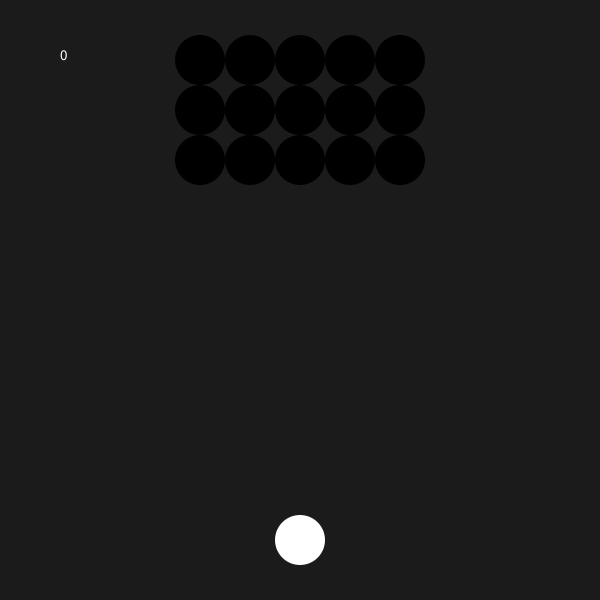
Frame 1 (no input)
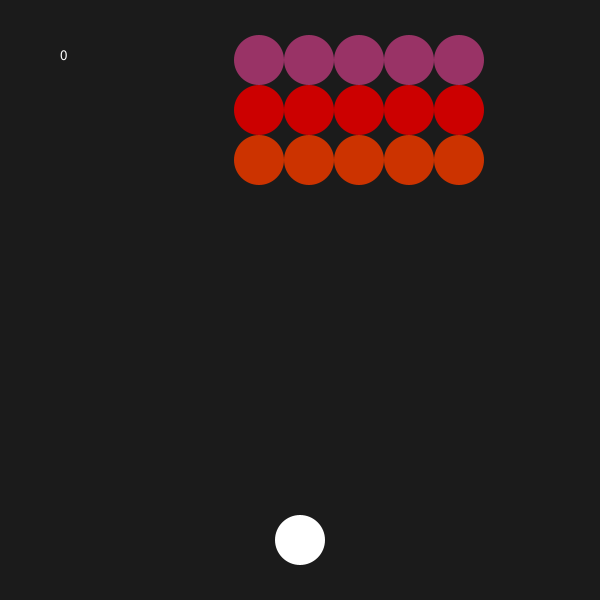
Frame 60 (the mouse pressed at the canvas centre just before this capture)
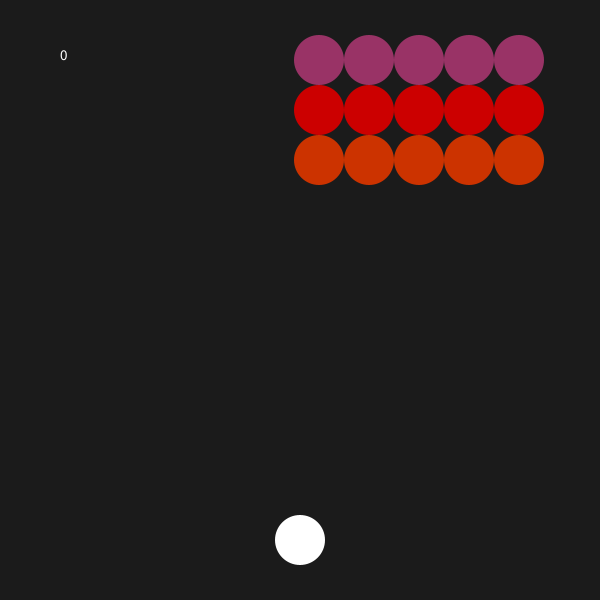
Frame 120 (the mouse held since frame 60 and released just before this capture)

The Processing sketch that drew these frames (run headless with seeded random() and noise(); from frame 60 on, the mouse is pressed at the canvas centre):

// Processing sketch: test
// ── test.pde
//test

/*

A set number (more than one) of "lives". (YES)
The ability to play/pause the game. (maybe toggle ability to shoot player projectile 
The ability to reset the game. (YES)
Some continuation of the game if all the enemies have been destroyed.
Different kinds of enemies (possible differences are movement, health, speed, etc)

--------------------------------------------------------------------------------------

GAMEPLAY:

Press LEFT/RIGHT arrow keys to move player
Press 's' to start enemy projectiles
Press 'r' to create a new grid of enemies
Press ' ' to fire player projectiles
Press 'p' to "freeze" game

Points are displayed in the top lefthand corner, with points being awarded as such:
Top row aliens = 30 pts
Middle row aliens = 20 pts
Bottom row aliens = 10 pts


*/

// ── classes.pde

class alien
{

  //instance variables
  PVector center;
  int xspeed;
  int yspeed;
  int bsize;
  color col;
  int aLives;

  //default constructor
  alien(PVector p, int s)
  {
    bsize = s;
    center = new PVector(p.x, p.y);
  }


  boolean collisionCheck(alien other)
  {
    return ( this.center.dist(other.center)
      <= (this.bsize/2 + other.bsize/2) );
  }//collisionCheck



  //visual behavior
  void display()
  {
    fill(col);
    circle(center.x, center.y, bsize);
  }//display

  //movement behavior
  void move()
  {
    if (center.x > width - bsize/2 ||
      center.x < bsize/2) {

      xspeed*= -1;
    }
    if (center.y > height - bsize/2 ||
      center.y < bsize/2) {
      yspeed*= -1;
    }
    if (alienRite == true) {
      center.x+=1;
    } else if (alienRite != true) {
      center.x-=1;
    }
    center.y+= yspeed;
  }//move
  void Amove()
  {
    if (center.x > width - bsize/2 ||
      center.x < bsize/2) {

      xspeed*= -1;
    }
    if (center.y > height - bsize/2 ||
      center.y < bsize/2) {
      yspeed*= -1;
    }
    center.y+= 10;
  }
  
  void alienHit() {

    aLives--;

    // }
  }

}//Ball

// ── othercode.pde
alien[][] grid;
player[] test;
//actual player
player play;
//player projectile
player pProjectile;
//alien projectile
alien aProjectile;


//checks if the grid is moving right. if it is it continues until it hits the border, then it will move down and change to false (going left)
boolean alienRite;
//if 'fire' == true, the play projectile is launched. 'fire' is set to true when '' is pressed
boolean fire = false;
boolean startGame = false;
//size of circle
int bSize = 50;
int gridRows = 3;
int gridCols = 5;
int sec = second();
int score = 0;

void setup () {
  size (600, 600);
  frameRate(30);
  //establishes alien grid, which in this case is 3x5

  grid = new alien[gridRows][gridCols];
  //player
  test = new player[1];
  makeAliens(grid);
  //automatically set to true since the grid first moves rightward
  alienRite = true;
  newPlayer(bSize);
  newpProjectile(bSize);
  enemyProj(grid);
  
}//setup

void draw() {
  background (#1b1b1b);
  play.death();
  impact(pProjectile, grid);
  drawGrid(grid);
  drawPlayer(test);
  play.Pdisplay();
  pProjectile.Pdisplay();
  textSize(15);
  text (score, width/10, height/10);
  //aProjectile.display();
  println(play.lives);
  if (alienRite == true) {
    for (int r = 0; r <= grid.length - 1; r++) {
      for (int c = 0; c <= grid[r].length - 1; c++) {

        //grid bounces back @ right edge
        if (width - grid[r][c].center.x <= bSize/2) {

          //doesnt move first row down?
          //grid[r][c].center.y += bSize;
          alienRite = false;
          // poo = true;
        }

        grid[r][c].move();
      }
    }
  }
  if (alienRite == false) {

    for (int r = 0; r <= grid.length - 1; r++) {
      for (int c = 0; c <= grid[r].length - 1; c++) {
        //grid bounces back @ left edge
        if (grid[r][c].center.x <= bSize/2) {
          //grid[r][c].center.y += bSize;
          alienRite = true;
        }
        grid[r][c].move();
      }
    }
  }

  //fires player projectile
  if (fire == true) {
    pProjectile.Xmove();
  }
  if (startGame == true) {
    aProjectile.Amove();
    aProjectile.display();
    if (frameCount % 90 == 0) {
      //moves @ angles and appears where the grid isnt ????
      //fixed? i cant tell if its at an angle or not curse ye processing
      enemyProj(grid);
    }
  }
}//draw

void makeAliens(alien[][] g) {

  for (int r = 0; r <= grid.length - 1; r++) {
    for (int c = 0; c <= grid[r].length - 1; c++) {
      int centerX = width/3 + ((bSize)*(c));
      int centerY = height/10 + ((bSize)*(r));
      PVector center = new PVector (centerX, centerY);
      g[r][c] = new alien(center, bSize);
    }
  }
}//makeAliens



void drawGrid(alien[][] g) {
  for (int r = 0; r <= grid.length - 1; r++) {
    for (int c = 0; c <= grid[r].length - 1; c++) {

      if (g[r][c] != null) {

        (g[r][c]).display();
      }
      
      if (r == 0) {
        g[r][c].aLives = 1;
        g[r][c].col = #993366;
      }
      if (r == 1) {
        g[r][c].aLives = 1;
        g[r][c].col = #CC0000;
      }
      if (r == grid.length -1) {
        g[r][c].aLives = 1;
        g[r][c].col = #CC3300;
      }
    }
  }
}//drawGrid

void drawPlayer (player[] p) {
  if (p[0] != null) {

    (p[0]).Pdisplay();
  }
}//drawPlayer

void newPlayer(int bsize) {

  int projX = width/2;
  int projY =  height - height/10;
  PVector PCenter = new PVector (projX, projY);
  fill(255, 0, 0);
  play = new player (PCenter, bsize);
} //newPlayer

void newpProjectile(int psize) {
  float projX = play.Pcenter.x;
  //grid.length/2;
  float projY = play.Pcenter.y;
  //grid[r].length;
  PVector projCenter = new PVector (projX, projY);
  fill(255, 0, 0);
  noStroke();
  pProjectile = new player (projCenter, psize/2);
}//new Player Projectile

void enemyProj (alien[][] a) {

  int r = int (random(0, gridRows));
  //grid.length/2;
  int c = int(random(0, gridCols));
  //grid[r].length;
  int size = a[r][c].bsize;
  PVector projCenter = new PVector (a[r][c].center.x, a[r][c].center.y);
  //fill(255, 0, 0);
  noStroke();
  aProjectile = new alien (projCenter, size/2);
  aProjectile.col = a[r][c].col;
}//enemyProj



void keyPressed() {
  if (keyPressed == true ) {
    if (key == ' ') {
      fire = true;
    }
    if (key == 's') {
      startGame = true;
    }
    if (key == 'p') {
      //pause
    }
    if (key == 'r') {
      makeAliens(grid);
      play.lives = 3;
    }
    if (key == CODED) {
      if (keyCode == LEFT)
      {
        play.Pcenter.x-=3;
        pProjectile.Pcenter.x-=3;
      }
      if (keyCode == RIGHT) {
        play.Pcenter.x+=3;
        pProjectile.Pcenter.x+=3;
      }
    }
  }
}//keypressed

void impact (player p, alien[][] g) {
  for (int r = 0; r <= grid.length - 1; r++) {
    for (int c = 0; c <= grid[r].length - 1; c++) {
      //gives same result as dist.. point doesnt wanna go beyond the closest row...
      if ((abs((grid[r][c].center.y - p.Pcenter.y)) < bSize/2) &&
        (abs((grid[r][c].center.x - p.Pcenter.x)) < bSize/2)) {
        fire = false;
        g[r][c].alienHit();
        //g[r][c].bsize = 0;
        //g[r][c].center.y = 0;
        newpProjectile(bSize);
        if ( g[r][c].aLives == 0){
        if (r == grid.length - 1 ) {
          g[r][c].bsize = 0;
          g[r][c].center.y = 0;
          score += 10;
        }
        else if (r == 1)
        {
          g[r][c].bsize = 0;
          g[r][c].center.y = 0;
          score += 20;
        }
       else  if (r == 0 ) {
          g[r][c].bsize = 0;
          g[r][c].center.y = 0;
          score += 30;
        }
      }
      
      if (dist(play.Pcenter.x, play.Pcenter.y, aProjectile.center.x, aProjectile.center.y) < bSize/2) {
        enemyProj(grid);
        play.playerHit();
      }
    }
  }
  }
}//impact

// ── player_class.pde
class player
{

  //instance variables
  PVector Pcenter;
  int xspeed;
  int yspeed;
  int bsize;
  color c;
  int lives;

  //default constructor
  player(PVector p, int s)
  {
    lives = 3;
    bsize = s;
    Pcenter = new PVector(p.x, p.y);
  }


  boolean collisionCheck(player other)
  {
    return ( this.Pcenter.dist(other.Pcenter)
      <= (this.bsize/2 + other.bsize/2) );
  }//collisionCheck



  //visual behavior
  void Pdisplay()
  {
    fill(255);
    circle(Pcenter.x, Pcenter.y, bsize);
    //maybe make this a triangle?
  }
  //display

  //movement behavior
  void Pmove()
  {
    if (Pcenter.x > width - bsize/2 ||
      Pcenter.x < bsize/2) {
      xspeed*= -1;
    }
    if (Pcenter.y > height - bsize/2 ||
      Pcenter.y < bsize/2) {
      yspeed*= -1;
    }
    Pcenter.x+= xspeed;
    Pcenter.y+= yspeed;
  }//move
  
  void Xmove()
  {
    if (Pcenter.x > width - bsize/2 ||
      Pcenter.x < bsize/2) {
      xspeed*= -1;
    }
    if (Pcenter.y > height - bsize/2 ||
      Pcenter.y < bsize/2) {
      yspeed*= -1;
    }
    Pcenter.x+= xspeed;
    Pcenter.y -= 14;
  }
  
  void playerHit() {

    play.lives--;

    // }
  }

  void death() {
    if (play.lives == 0) {
      startGame = false;

      // stroke(255);
      textSize (25);
      //temporarily stays on screen :(
      text ("GAME OVER", width/2, height/2);
      //text wont show
     // delay(1000000000);
    }
  }
}
//Ball
